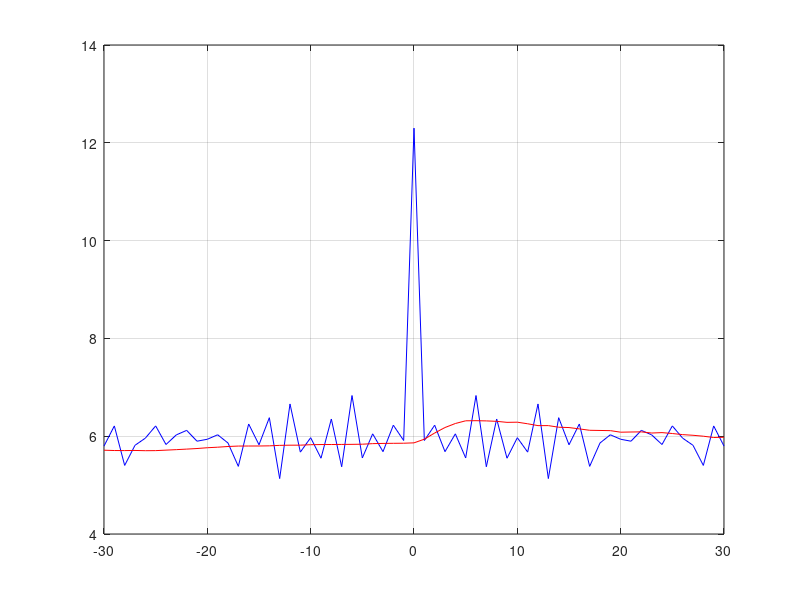

This chart was generated by the following MATLAB code: (Note: this script raises an error after producing the figure.)
clear
fid =fopen('data1.txt','r');
data = fscanf(fid, '%f', [3 inf]); fclose(fid);

t = data(1, :)';
u = data(2, :)';
y = data(3, :)';
lag = 30;

Rx = xcorr(u, u, lag, 'unbiased');
Rxy = xcorr(y,u, lag, 'unbiased');

figure(1);
plot(-lag:lag, Rx, 'b'), hold on, grid on;
plot(-lag:lag, Rxy, 'r');

[w, h] = wiener_hopf(Rx, Rxy, lag);
figure(2);
plot(h, 'b'), hold on;

figure(3);
plot(0:lag, w, 'b'), hold on;


t100 = data(1, 1:101);
u100 = data(2, 1:101)';
y100 = data(3, 1:101)';

Rx100 = xcorr(u100, u100, lag, 'unbiased');
Rxy100 = xcorr(y100,u100, lag, 'unbiased');

figure(1);
plot(-lag:lag, Rx100, 'b--'), hold on, grid on;
plot(-lag:lag, Rxy100, 'r--');

[w100, h100] = wiener_hopf(Rx100, Rxy100, lag);
figure(2);
plot(0:lag, h100, 'r'), grid on;

figure(3);
plot(0:lag, w100, 'r'), grid on;


